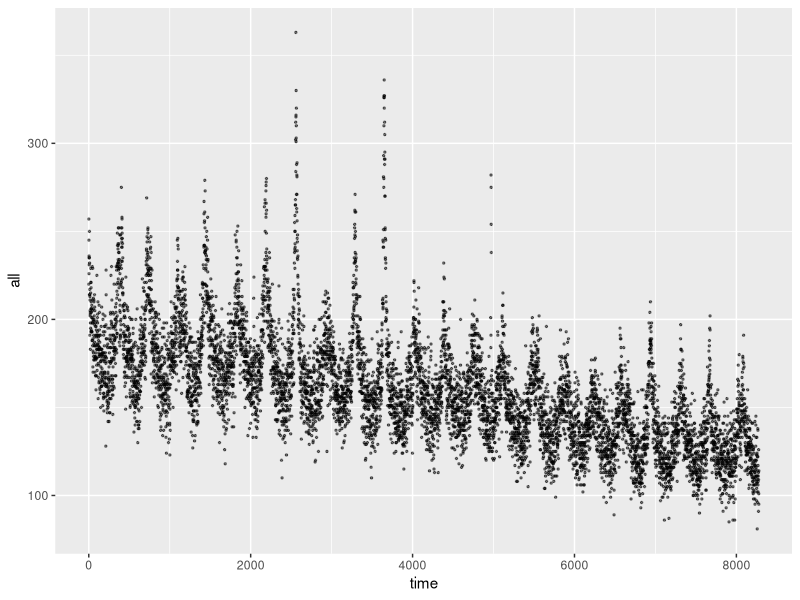
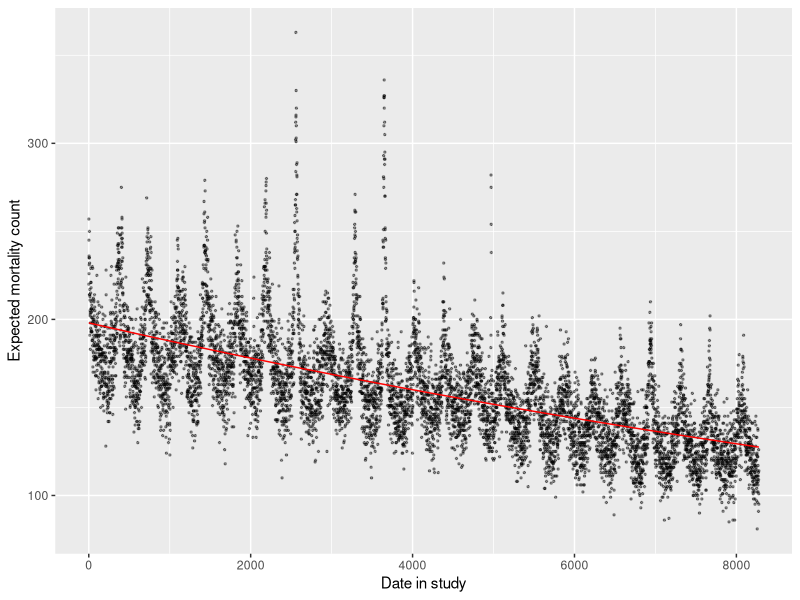
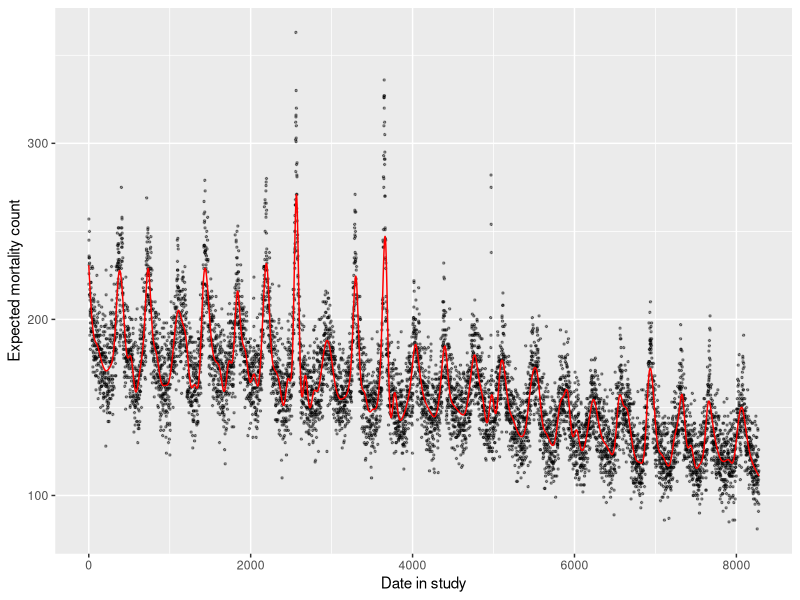
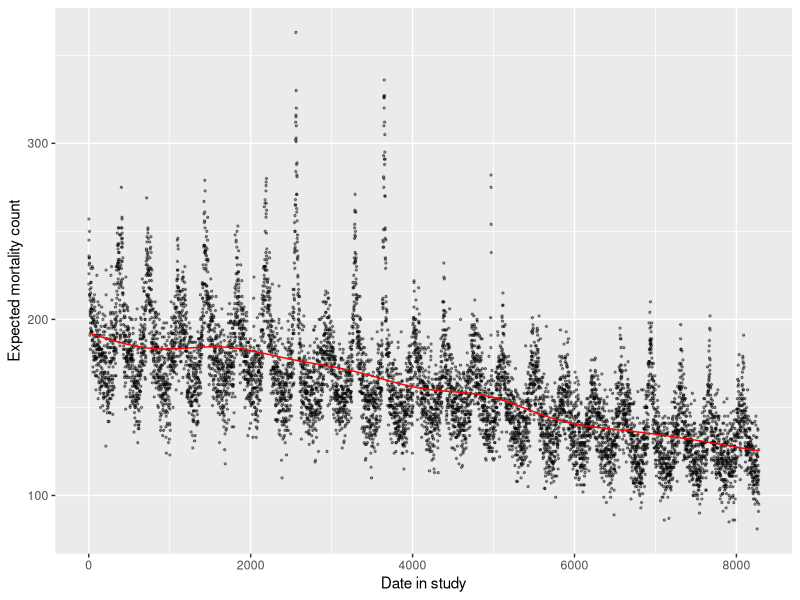
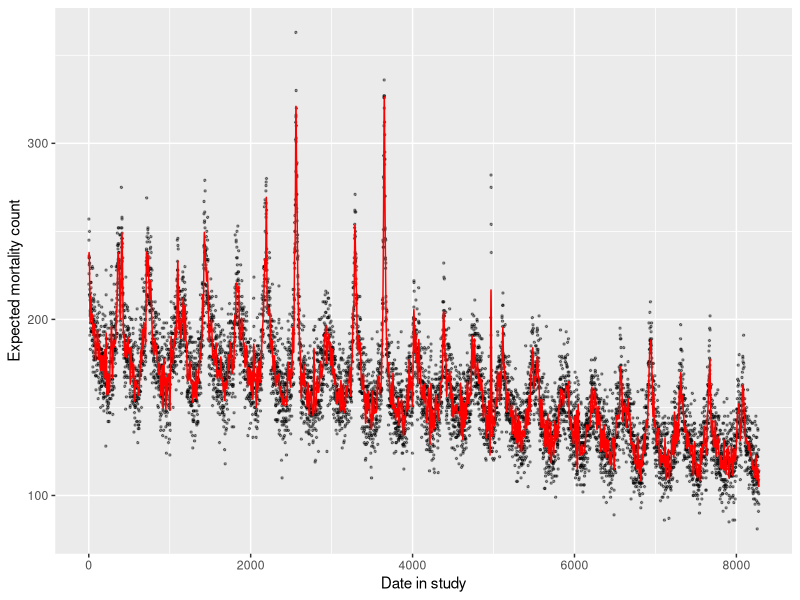

These figures' R source, in order:
## ---- chunk 1
# Load some packages that will likely be useful
library(tidyverse)
library(viridis)
library(lubridate)
library(broom)

# Load and clean the data
obs <- read_csv("data/lndn_obs.csv") %>% 
  mutate(dow = wday(date, label = TRUE))
## ---- chunk 2
class(obs$date)
## ---- chunk 3
obs$date[1]
as.numeric(obs$date[1]) 
## ---- chunk 4
obs$date[2]
as.numeric(obs$date[2])
## ---- chunk 5
obs <- obs %>% 
  mutate(time = as.numeric(date) - first(as.numeric(date)))

obs %>% 
  select(date, time)
## ---- chunk 6
ggplot(obs, 
       aes(x = time, y = all)) +
  geom_point(size = 0.5, alpha = 0.5)
## ---- chunk 7
mod_time <- glm(all ~ time, 
                data = obs, family = "quasipoisson")
## ---- chunk 8
mod_time %>% 
  augment() %>% 
  ggplot(aes(x = time)) + 
  geom_point(aes(y = all), alpha = 0.4, size = 0.5) + 
  geom_line(aes(y = exp(.fitted)), color = "red") + 
  labs(x = "Date in study", y = "Expected mortality count") 
## ---- chunk 9
library(splines)
mod_time_nonlin <- glm(all ~ ns(time, df = 158), 
                       data = obs, family = "quasipoisson")
## ---- chunk 10
mod_time_nonlin %>% 
  augment() %>% 
  mutate(time = obs$time) %>% 
  ggplot(aes(x = time)) + 
  geom_point(aes(y = all), alpha = 0.4, size = 0.5) + 
  geom_line(aes(y = exp(.fitted)), color = "red") + 
  labs(x = "Date in study", y = "Expected mortality count") 
## ---- chunk 11
# A model with many less d.f. for the time spline
mod_time_nonlin_lowdf <- glm(all ~ ns(time, df = 10), 
                             data = obs, family = "quasipoisson")
mod_time_nonlin_lowdf %>% 
  augment() %>% 
  mutate(time = obs$time) %>% 
  ggplot(aes(x = time)) + 
  geom_point(aes(y = all), alpha = 0.4, size = 0.5) + 
  geom_line(aes(y = exp(.fitted)), color = "red") + 
  labs(x = "Date in study", y = "Expected mortality count") 
## ---- chunk 12
# A model with many more d.f. for the time spline
# (Takes a little while to run)
mod_time_nonlin_highdf <- glm(all ~ ns(time, df = 1000), 
                             data = obs, family = "quasipoisson")
mod_time_nonlin_highdf %>% 
  augment() %>% 
  mutate(time = obs$time) %>% 
  ggplot(aes(x = time)) + 
  geom_point(aes(y = all), alpha = 0.4, size = 0.5) + 
  geom_line(aes(y = exp(.fitted)), color = "red") + 
  labs(x = "Date in study", y = "Expected mortality count") 
## ---- chunk 13
mod_time_nonlin_lowdf %>% 
  tidy()
## ---- chunk 14
mod_ctrl_dow <- glm(all ~ tmean + factor(dow, ordered = FALSE), 
                    data = obs, family = "quasipoisson")
## ---- chunk 15
mod_ctrl_dow_time <- glm(all ~ tmean + factor(dow, ordered = FALSE) +
                           ns(time, df = 158), 
                         data = obs, family = "quasipoisson")
## ---- chunk 16
mod_ctrl_dow %>% 
  tidy() %>% 
  filter(term == "tmean")
## ---- chunk 17
mod_ctrl_dow_time %>% 
  tidy() %>% 
  filter(term == "tmean")
